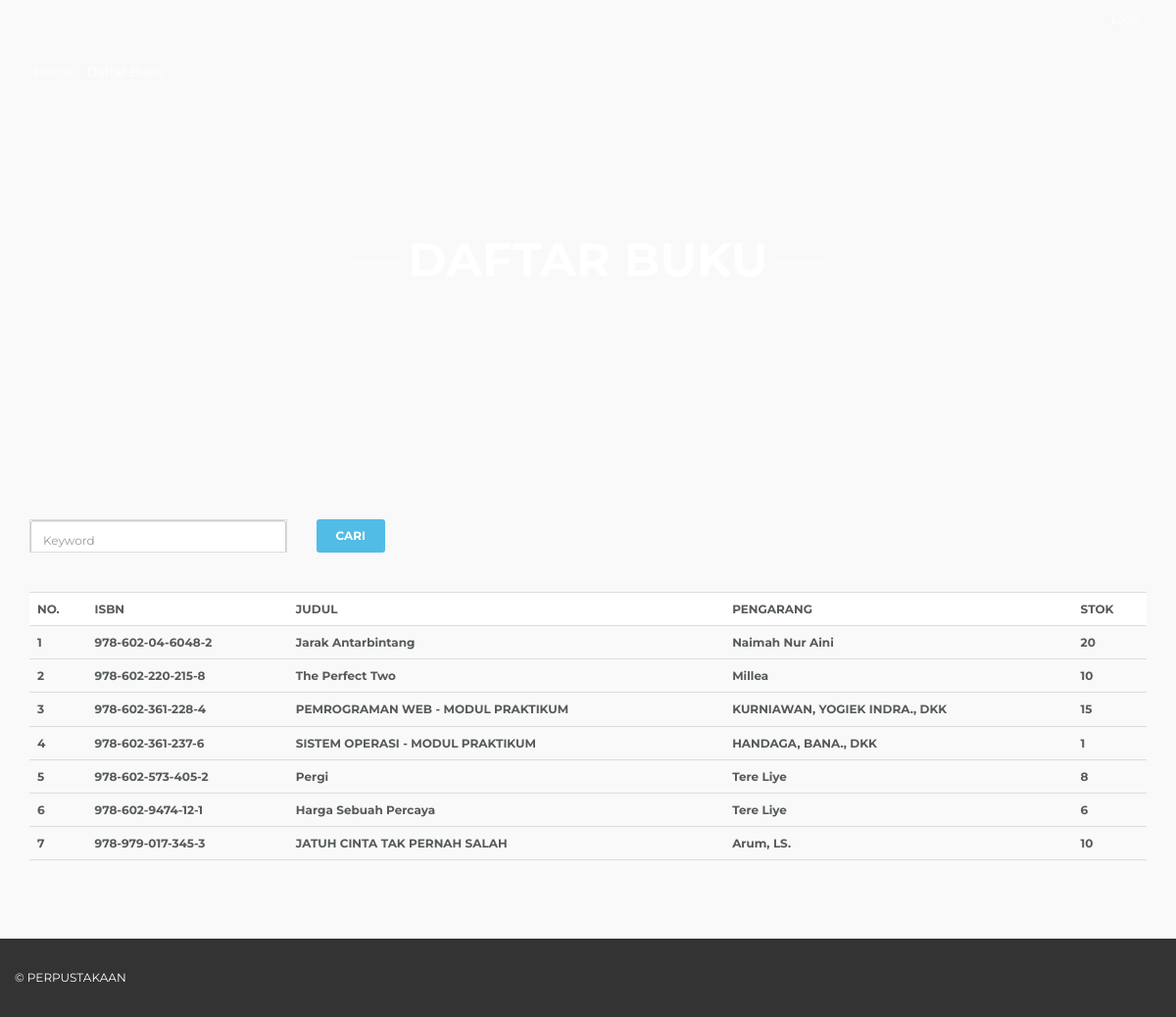
/daftarbuku.php, run on the app's committed database.
### tables this page shows
CREATE TABLE `buku` (
  `isbn` varchar(20) NOT NULL,
  `judul` varchar(50) NOT NULL,
  `pengarang` varchar(50) NOT NULL,
  `jumlah` int(11) NOT NULL,
  `dipinjam` int(11) NOT NULL DEFAULT '0'
);

### daftarbuku.php (the view, shortened to what this page needs)
<?php
    include('header.php');
?>
<section class="parallax-window" data-parallax="scroll" data-image-src="img/perpus.jpg" data-natural-width="1400" data-natural-height="470">
<div class="parallax-content-1">
    <div class="animated fadeInDown">
    <h1>DAFTAR BUKU</h1>
    </div>
</div>
</section>
<div class="container margin_60">
    <div class="cart-section">
        <form action="daftarbuku.php" method="POST">
            <div class="row">
                <div class="col-md-3 col-sm-3 col-xs-6">
                    <div class="styled-select-filters">
                        <input type="text" name="keyword" class="form-control" placeholder="Keyword">
                    </div>
                </div>
                <div class="col-md-3 col-sm-3 col-xs-6">
                    <div >
                        <input type="submit" name="temukan" id="temukan" class="btn_1" value="Cari">
                    </div>
                </div>
            </div>
        </form>
        <div>&nbsp</div>
        <div>&nbsp</div>
        <div id="caribuku">
            <table class="table table-striped cart-list shopping-cart">
                <tr>
                    <th>No.</th>
                    <th>ISBN</th>
                    <th>Judul</th>
                    <th>Pengarang</th>
                    <th>Stok</th>
                </tr>
                    <?php
                        $no = 1;
                        $cari = "SELECT * FROM `buku` order by isbn";
                        $hasil = mysqli_query($conn, $cari);
                        while ($data = mysqli_fetch_array($hasil)){
                    ?>
                    <tr>
                        <td><strong><?php echo $no;?></strong></td>
                        <td><strong><?php echo $data['isbn'];?></strong></td>
                        <td><strong><?php echo $data['judul'];?></strong></td>
                        <td><strong><?php echo $data['pengarang'];?></strong></td>
                        <td><strong><?php echo $data['jumlah'];?></strong></td>
                    </tr>
                <?php
                    $no++;
                    }
                ?>
            </table>
        </div>
    </div>
</div>
<?php
    include('footer.php');
?>

### header.php (shortened to what this page needs)
<!DOCTYPE html>
<html>
<head>
    <link href="css/base.css" rel="stylesheet">
    <link href="rs-plugin/css/settings.css" rel="stylesheet">
    <link href="css/extralayers.css" rel="stylesheet">
</head>
<body>
    <header>
        <div id="top_line">
            <div class="container">
                <div class="row">
                    <div class="col-md-6 col-sm-6 col-xs-6"></div>
                    <div class="col-md-6 col-sm-6 col-xs-6">
                        <ul id="top_links">
                            <li>
                                <div>
                                    <?php
                                        if (!isset($_SESSION['username'])) {
                                    ?>
                                    <a href="login.php">Login</a>
                                    <?php
                                        } else{
                                    ?>
                                        <a href="update.php?idmember=<?php echo $_SESSION['idmember']?>">
                                            <?php echo $_SESSION['username']?> | <a href="logout.php">Logout</a>
                                        </a>
                                    <?php
                                        }
                                    ?>
                                </div>
                            </li>
                        </ul>
                    </div>
                </div>
            </div>
        </div>
        <div class="container">
            <div class="row">
                <nav class="col-md-9 col-sm-9 col-xs-9">
                    <div class="main-menu">
                        <ul>
                            <li class="submenu">
                                <a href="index.php" class="show-submenu">Home </a>
                            </li>
                            <li class="submenu">
                                <a href="daftarbuku.php" class="show-submenu">Daftar Buku</a>
                            </li>
                        </ul>
                    </div>
                </nav>
            </div>
        </div>
    </header>

### footer.php (shortened to what this page needs)
<footer>
        <div class="container">
            <div class="row">
                <p>&copy PERPUSTAKAAN</p>
            </div>
        </div>
</footer>
</body>
</html>

### css/menu.css (style rules this page uses)
.main-menu { position: relative;z-index:9;width:auto; }
.main-menu a { -webkit-transition:all 0.3s;-moz-transition:all 0.3s;transition:all 0.3s; }
.main-menu ul, .main-menu ul li, .main-menu ul li a { position: relative; margin-bottom:0; margin: 0;padding: 0; }
.main-menu ul li a { display: block; line-height: 20px;padding:10px; }
.main-menu > ul > li > a { color: #fff; padding: 0 8px 15px 8px; font-size:13px; }
@media (min-width: 992px) and (max-width: 1200px) { .main-menu > ul > li > a { padding: 0 5px 15px 5px; } }
@media only screen and (min-width: 992px) { .main-menu { width: auto; } }
@media only screen and (min-width: 992px) { .main-menu a { white-space: nowrap; } }
@media only screen and (min-width: 992px) { .main-menu ul li { display: inline-block; } }

### data on the page
buku: isbn "978-602-04-6048-2", judul "Jarak Antarbintang", pengarang "Naimah Nur Aini", jumlah "20"
buku: isbn "978-602-220-215-8", judul "The Perfect Two", pengarang "Millea", jumlah "10"
buku: isbn "978-602-361-228-4", judul "PEMROGRAMAN WEB - MODUL PRAKTIKUM", pengarang "KURNIAWAN, YOGIEK INDRA., DKK", jumlah "15"
buku: isbn "978-602-361-237-6", judul "SISTEM OPERASI - MODUL PRAKTIKUM", pengarang "HANDAGA, BANA., DKK", jumlah "1"
buku: isbn "978-602-573-405-2", judul "Pergi", pengarang "Tere Liye", jumlah "8"
buku: isbn "978-602-9474-12-1", judul "Harga Sebuah Percaya", pengarang "Tere Liye", jumlah "6"
buku: isbn "978-979-017-345-3", judul "JATUH CINTA TAK PERNAH SALAH", pengarang "Arum, LS.", jumlah "10"
